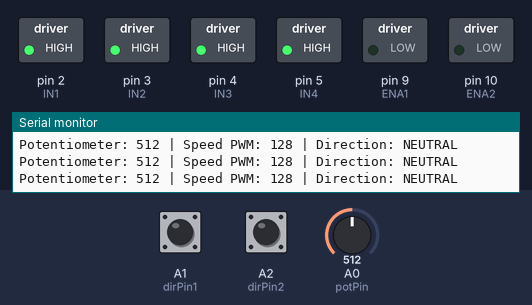
The sketch below on a simulated Arduino Uno, built with avr-gcc and run on an emulated ATmega328P. Shown: switched loads named in the sketch (green lamp = pin HIGH), the last lines printed to the serial monitor. Inputs (shaded band) come from the test bench; at power-on: A1 (dirPin1) HIGH, A2 (dirPin2) HIGH, A0 (potPin) = 512.

Above: at 1.2 s.
1.3 s: A1 (dirPin1) pulled LOW for 0.25 s
At 1.53 s:
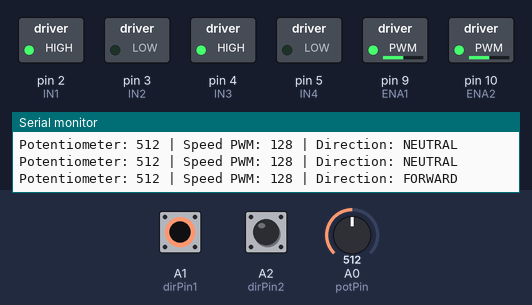
3.1 s: A2 (dirPin2) pulled LOW for 0.25 s
At 3.33 s:
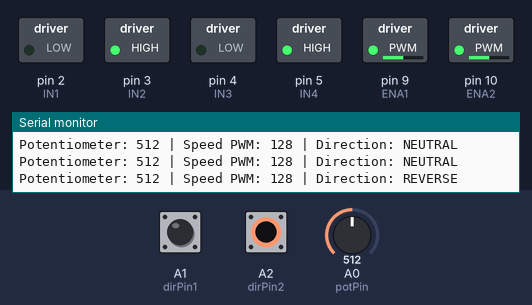
4.9 s: A0 (potPin) set to 411
7.9 s: A0 (potPin) set to 386
10.9 s: A1 (dirPin1) pulled LOW for 1 s
At 12.6 s:
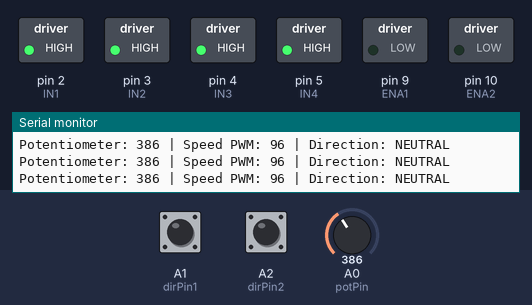
14.9 s: A2 (dirPin2) pulled LOW for 1 s
At 15.8 s:
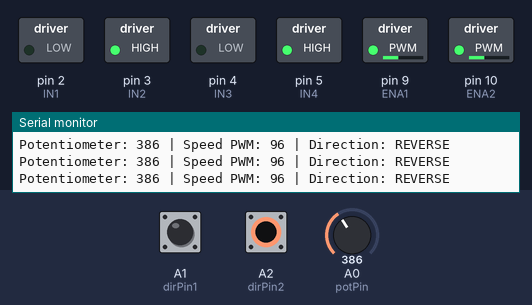
Timing chart, 0 to 17.9 s (numbered marks = the images above; inputs shaded):
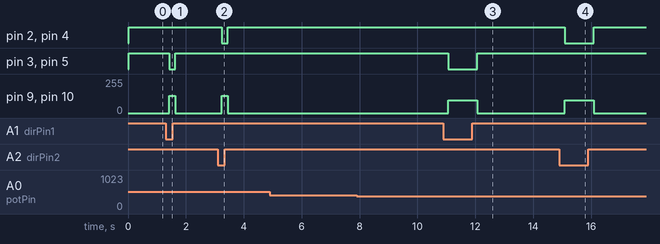

The sketch:

TCM_1.1.ino
```cpp
// Pin assignments
const int potPin = A0;
const int dirPin1 = A1;  // Forward
const int dirPin2 = A2;  // Reverse

const int IN1 = 2;
const int IN2 = 3;
const int ENA1 = 9; // PWM

const int IN3 = 4;
const int IN4 = 5;
const int ENA2 = 10; // PWM

void setup() {
  pinMode(potPin, INPUT);
  pinMode(dirPin1, INPUT_PULLUP);
  pinMode(dirPin2, INPUT_PULLUP);

  pinMode(IN1, OUTPUT);
  pinMode(IN2, OUTPUT);
  pinMode(ENA1, OUTPUT);

  pinMode(IN3, OUTPUT);
  pinMode(IN4, OUTPUT);
  pinMode(ENA2, OUTPUT);

  Serial.begin(9600);
  Serial.println("Motor controller initialized.");
}

void loop() {
  int potValue = analogRead(potPin);
  int speed = potValue / 4; // Map 0–1023 to 0–255

  bool forward = digitalRead(dirPin1) == LOW;
  bool reverse = digitalRead(dirPin2) == LOW;

  Serial.print("Potentiometer: ");
  Serial.print(potValue);
  Serial.print(" | Speed PWM: ");
  Serial.print(speed);

  if (forward) {
    Serial.println(" | Direction: FORWARD");

    digitalWrite(IN1, HIGH);
    digitalWrite(IN2, LOW);
    analogWrite(ENA1, speed);

    digitalWrite(IN3, HIGH);
    digitalWrite(IN4, LOW);
    analogWrite(ENA2, speed);

  } else if (reverse) {
    Serial.println(" | Direction: REVERSE");

    digitalWrite(IN1, LOW);
    digitalWrite(IN2, HIGH);
    analogWrite(ENA1, speed);

    digitalWrite(IN3, LOW);
    digitalWrite(IN4, HIGH);
    analogWrite(ENA2, speed);

  } else {
    Serial.println(" | Direction: NEUTRAL");

    digitalWrite(IN1, HIGH);
    digitalWrite(IN2, HIGH);
    analogWrite(ENA1, 0); // Float or stop

    digitalWrite(IN3, HIGH);
    digitalWrite(IN4, HIGH);
    analogWrite(ENA2, 0);
  }

  delay(200);
}
```

Measured:
- after the input at 1.3 s, pin 3 (IN2), pin 5 (IN4): HIGH → LOW after 0.13 s, → HIGH 0.20 s later; pin 9 (ENA1), pin 10 (ENA2): 0/255 → 128/255 after 0.13 s, → 0/255 0.20 s later
- after the input at 3.1 s, pin 2 (IN1), pin 4 (IN3): HIGH → LOW after 0.14 s, → HIGH 0.20 s later; pin 9 (ENA1), pin 10 (ENA2): 0/255 → 128/255 after 0.14 s, → 0/255 0.20 s later
- after the input at 10.9 s, pin 3 (IN2), pin 5 (IN4): HIGH → LOW after 0.17 s, → HIGH 1.0 s later; pin 9 (ENA1), pin 10 (ENA2): 0/255 → 96/255 after 0.17 s, → 0/255 1.0 s later
- after the input at 14.9 s, pin 2 (IN1), pin 4 (IN3): HIGH → LOW after 0.19 s, → HIGH 1.0 s later; pin 9 (ENA1), pin 10 (ENA2): 0/255 → 96/255 after 0.19 s, → 0/255 1.0 s later
